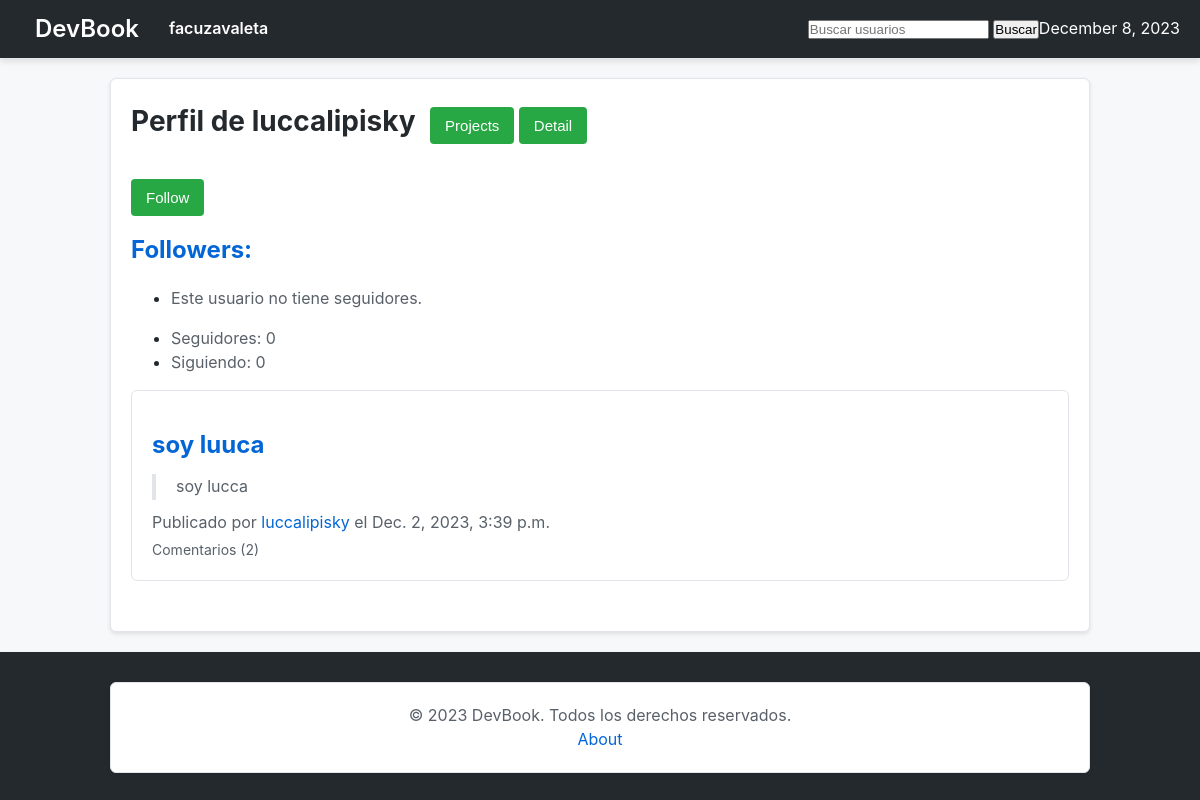
The page /luccalipisky/ (signed in) on the database as committed earlier.
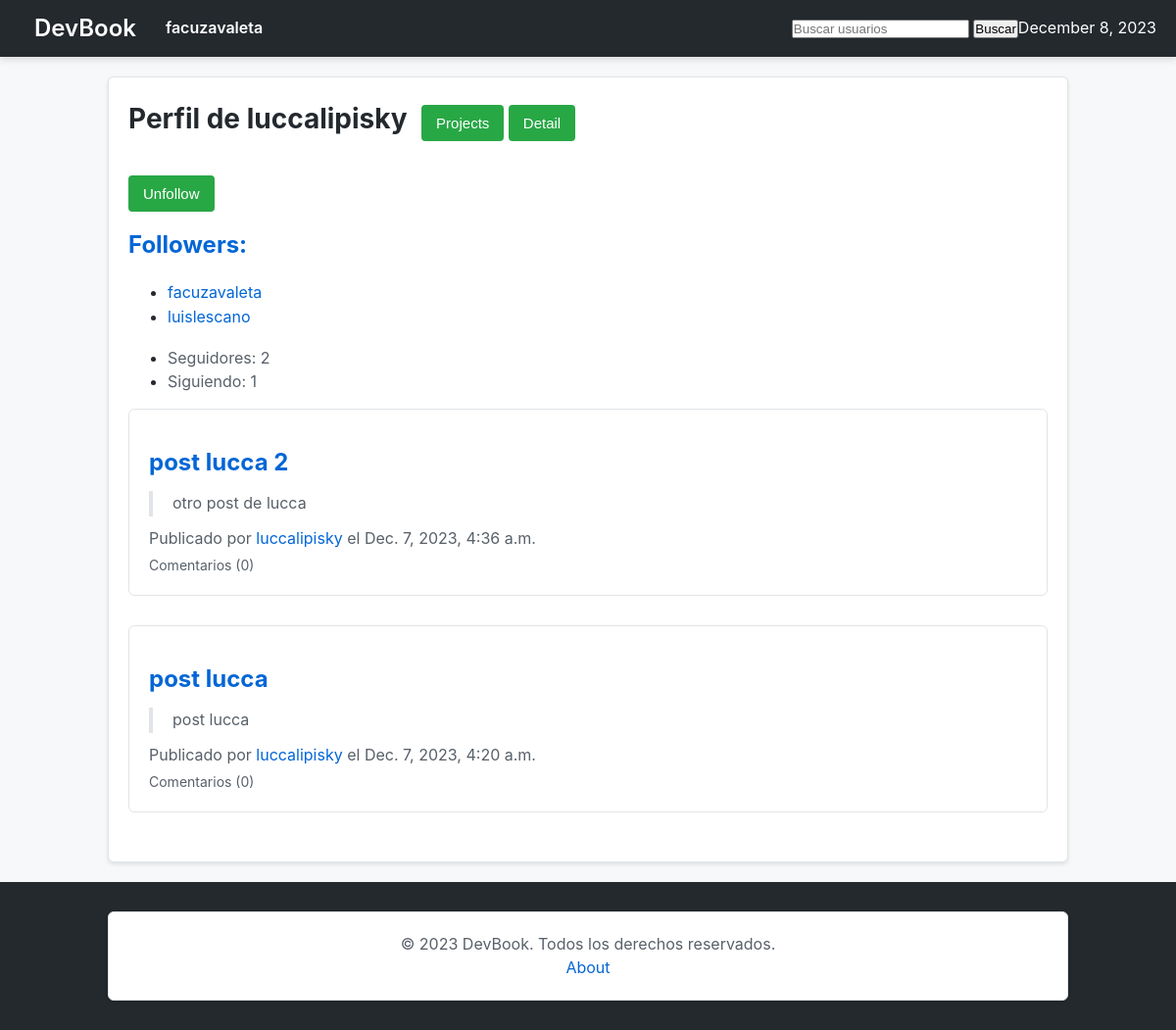
The same page on the database as committed later.
### posts/models.py (models this page shows, shortened)
class Post(models.Model):
    title = models.CharField(max_length=255)
    content = models.TextField()
    profile_owner = models.ForeignKey(CustomUser, related_name='profile_owner', on_delete=models.CASCADE)
    posted_by = models.ForeignKey(CustomUser, related_name='posted_by', on_delete=models.CASCADE)
    created_at = models.DateTimeField(auto_now_add=True)

### users/models.py (models this page shows, shortened)
class CustomUser(AbstractUser):
    email = models.EmailField(unique=True)
    bio = models.TextField(max_length=500, blank=True)
    image = models.ImageField(upload_to='profile_images/', null=True, blank=True)
    followers = models.ManyToManyField('self', symmetrical=False, related_name='following', blank=True)
    def followers_count(self):
        return self.followers.count()
    def following_count(self):
        return self.following.count()

### users/views.py (the view, shortened to what this page needs)
# urls.py: path('<str:username>/', home_view, name='home'),
@login_required(login_url='login')
def home_view(request, username):
    user_profile = get_object_or_404(CustomUser, username=username)
    if user_profile == request.user:
        posts = Post.objects.filter(
            Q(profile_owner=user_profile, posted_by=user_profile) | Q(profile_owner__in=user_profile.following.all())
        ).order_by('-created_at')
    else:
        posts = Post.objects.filter(profile_owner=user_profile, posted_by=user_profile).order_by('-created_at')
    post_form = PostForm()
    is_following = request.user.is_authenticated and request.user in user_profile.followers.all()
    followers = user_profile.followers.all()
    return render(request, 'users/home.html', {
        'username': username,
        'posts': posts,
        'post_form': post_form,
        'user_profile': user_profile,
        'is_following': is_following,
        'followers': followers,
        'followers_count': user_profile.followers_count(),
        'following_count': user_profile.following_count(),
    })

### posts/forms.py
class PostForm(forms.ModelForm):
    class Meta:
        model = Post
        fields = ['title', 'content']

### devbook/context_processors.py (called while the page is built)
def current_datetime(request):
    return {'current_datetime': datetime.now()}

### users/templates/users/home.html (shortened to what this page needs)
{% extends 'base.html' %}
{% load static %}
{% block page_content %}
<section>
    <div class="profile_welcome">
        <h2>Perfil de {{ username }}</h2>
        <a href="{% url 'projects_index' username=username %}"><button class="projects-btn">Projects</button></a>
        <a href="{% url 'user_detail' username=username %}"><button class="projects-btn">Detail</button></a>
        {% if user_profile != request.user %}
            {% if user_profile in request.user.following.all %}
                <form action="{% url 'toggle_follow' username=username %}" method="post">
                    <button type="submit">Unfollow</button>
                </form>
            {% else %}
                <form action="{% url 'toggle_follow' username=username %}" method="post">
                    <button type="submit">Follow</button>
                </form>
            {% endif %}
        {% endif %}
    </div>
</section>
<div class="followers-list">
    <h3>Followers:</h3>
    {% if followers %}
        <ul>
            {% for follower in followers %}
                <li><a href="{% url 'home' username=follower.username %}">{{ follower.username }}</a></li>
            {% endfor %}
        </ul>
    {% else %}
        <ul>
            <li><p>Este usuario no tiene seguidores.</p></li>
        </ul>
    {% endif %}
    <ul>
        <li><p>Seguidores: {{ followers_count }}</p></li>
        <li><p>Siguiendo: {{ following_count }}</p></li>
    </ul>
</div>
<section id="post-list">
    {% for post in posts %}
        <article class="post">
            <h3><a href="{% url 'post_detail' username=post.profile_owner.username post_id=post.id %}">{{ post.title }}</a></h3>
            <blockquote>{{ post.content }}</blockquote>
            <p class="post-meta">
                Publicado por <a href="{% url 'home' username=post.posted_by.username %}">{{ post.posted_by.username }}</a> el {{ post.created_at }}
            </p>
            <p class="comment-count">Comentarios ({{ post.comment_set.count }})</p>
        </article>
    {% endfor %}
</section>
{% endblock %}

### devbook/templates/base.html (shortened to what this page needs)
<!DOCTYPE html>
<html lang="en">
<head>
    {% load static %}
    <link rel="stylesheet" href="{% static 'css/styles.css' %}">
</head>
<body>
    <nav>
        <div>
            <h1><a href="{% url 'landing' %}">DevBook</a></h1>
            {% if user.is_authenticated %}
                <a href="{% url 'home' username=request.user.username %}">{{ request.user.username }}</a>
            {% endif %}
            <form method="get" action="{% url 'user_search' %}">
                <input type="text" name="q" placeholder="Buscar usuarios">
                <button type="submit">Buscar</button>
            </form>
            <p>{{ current_datetime|date:"F j, Y" }}</p>
        </div>
    </nav>
    <div class="container">
        {% block page_content %}
        {% endblock %}
    </div>
    <footer>
        <div class="container">
            <p>&copy; 2023 DevBook. Todos los derechos reservados.</p>
            <a href="{% url 'about' %}">About</a>
        </div>
    </footer>
</body>
</html>

Rows that differ between the two databases and show on the page:
no longer on this page (row edited): Post: title "soy luuca", content "soy lucca", posted_by.username "luccalipisky", created_at "Dec. 2, 2023, 3:39 p.m.", comment_set.count "2"
now on one of the page's lists (row edited): CustomUser: username "facuzavaleta"
now on this page (row edited): CustomUser: username "luislescano"
added Post: title "post lucca 2", content "otro post de lucca", posted_by.username "luccalipisky", created_at "Dec. 7, 2023, 4:36 a.m.", comment_set.count "0"
added Post: title "post lucca", content "post lucca", posted_by.username "luccalipisky", created_at "Dec. 7, 2023, 4:20 a.m.", comment_set.count "0"
Other text that changed with them:
{{ followers_count }}: "0" → "2"
{{ following_count }}: "0" → "1"
text no longer shown: "Follow Este usuario no tiene seguidores."
text now shown: "Unfollow"
